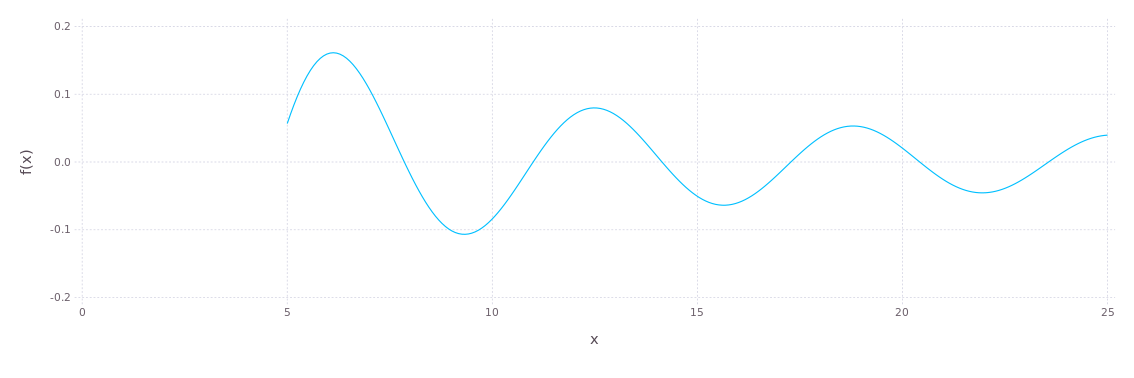

This figure's Julia source:
using Gadfly

# plot some data
pl = plot(x -> cos(x)/x, 5, 25)
# and save it to a file
draw(PNG("gadfly.png", 300, 100), pl)
